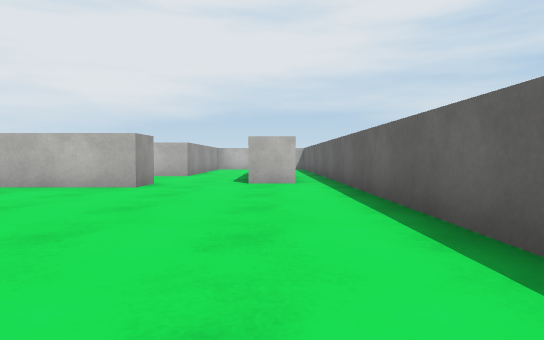
[1] (above)

24 first-person views from a walk through a Unity game level. The camera is 0.55 m above the floor, tilts 2° down and sees 75° across. The floor is counted in squares, 1 m on a side. Each view is taken from the middle of a square. On the plan, view 1 faces up. The plan holds only what a view shows up to about 9 squares ahead; the rest is blank. The place goes on beyond the plan. The player character is not drawn. Surface patterns are stand-ins for the level's own textures.

[2]
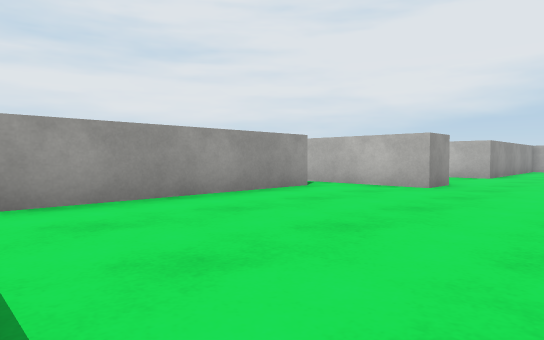

[3]
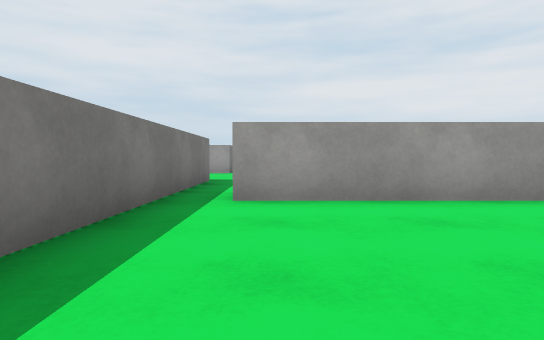

[4]
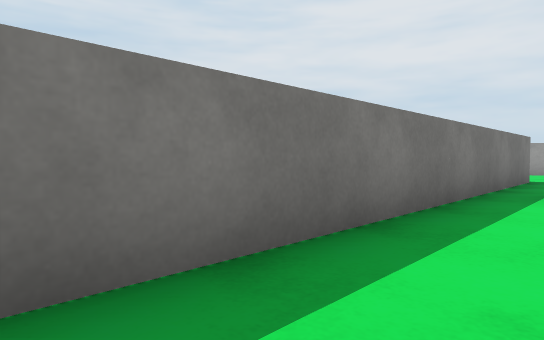

[5]
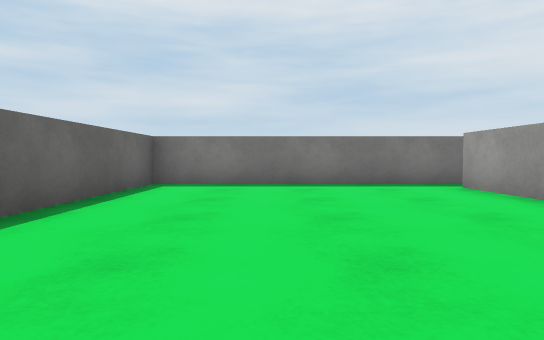

[6]
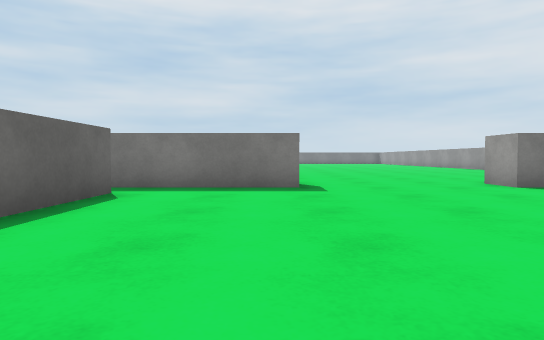

[7]
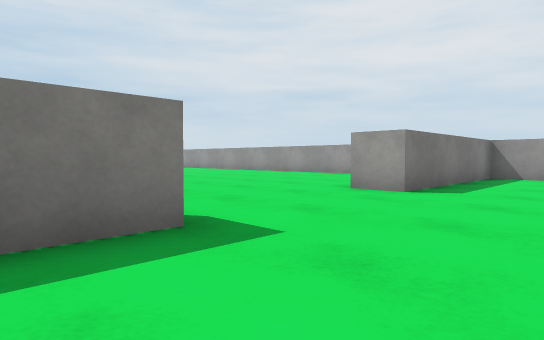

[8]
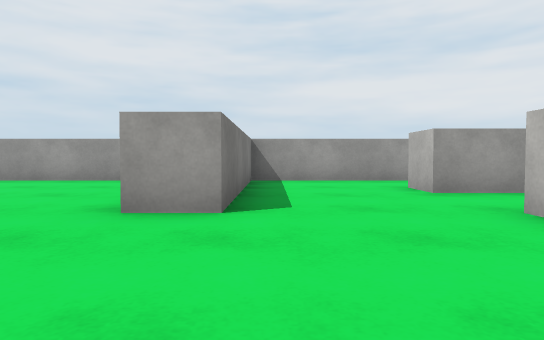

[9]
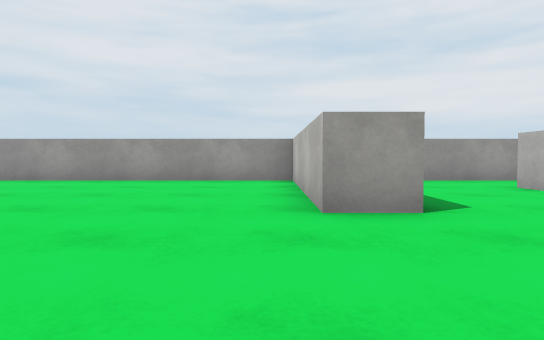

[10]
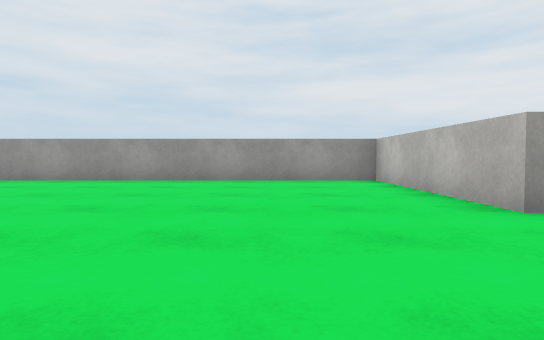

[11]
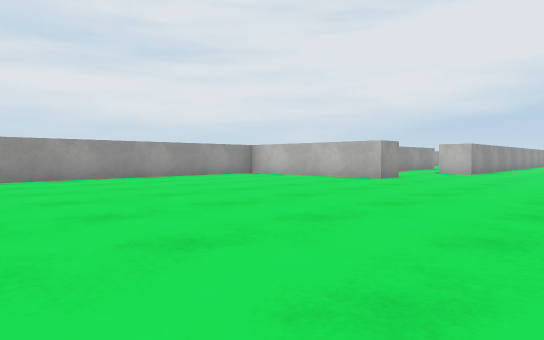

[12]
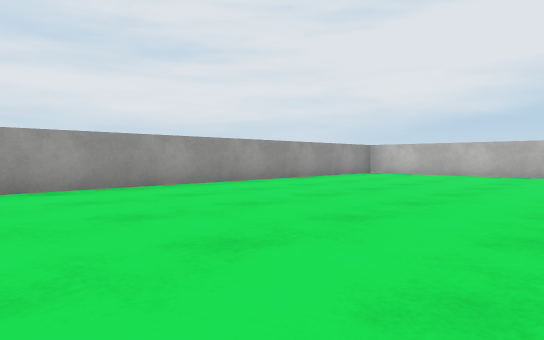

[13]
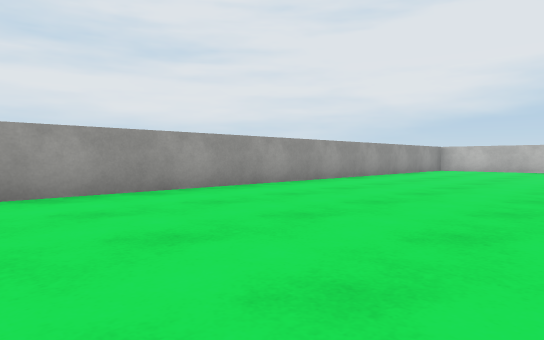

[14]
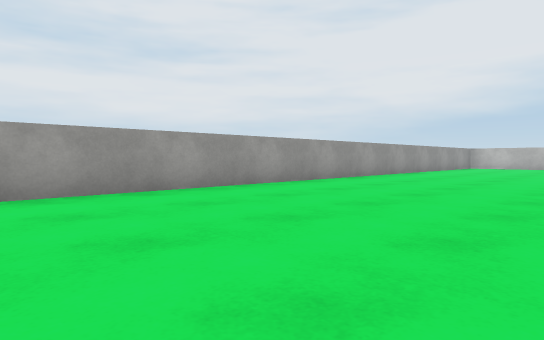

[15]
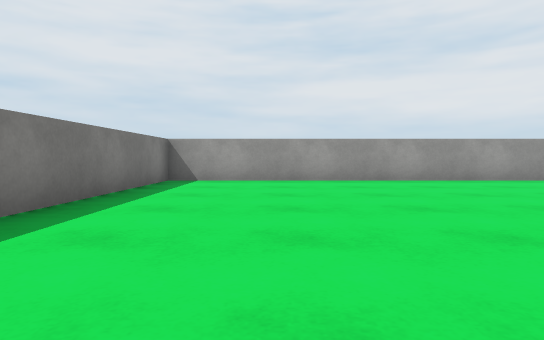

[16]
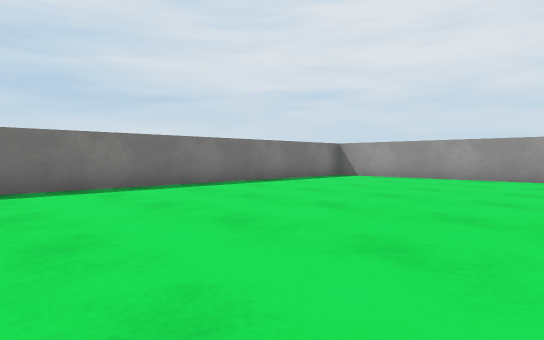

[17]
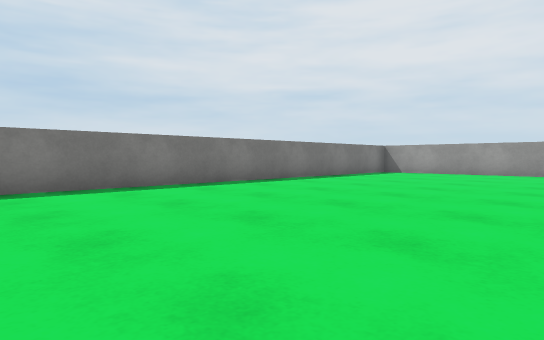

[18]
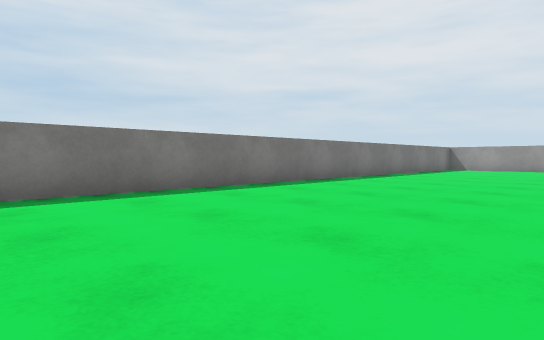

[19]
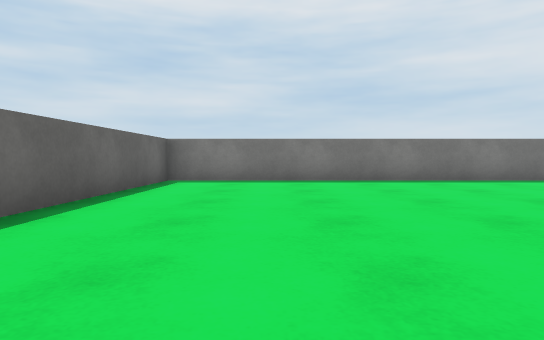

[20]
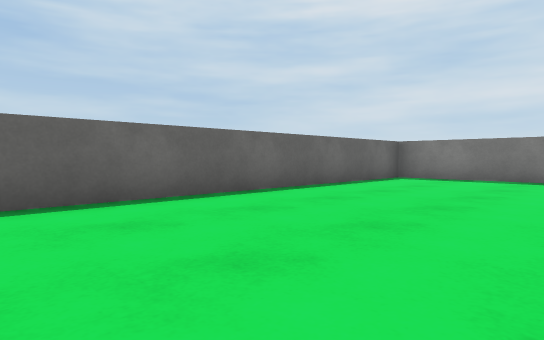

[21]
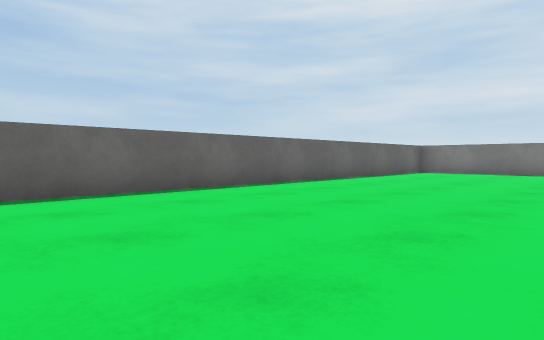

[22]
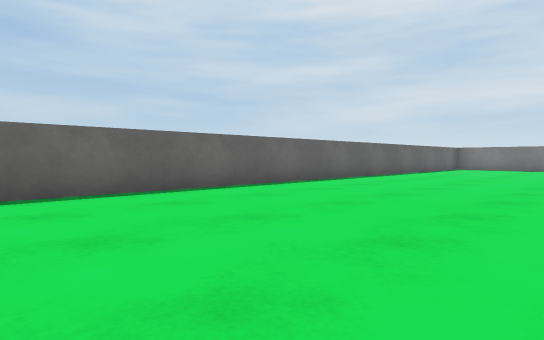

[23]
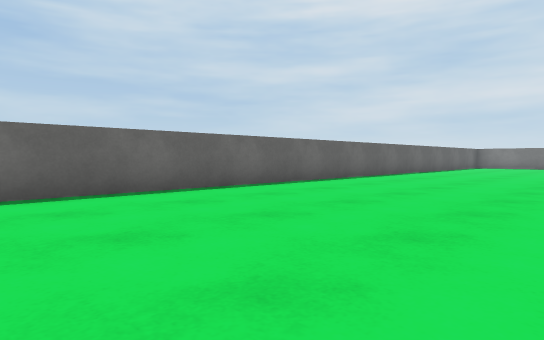

[24]
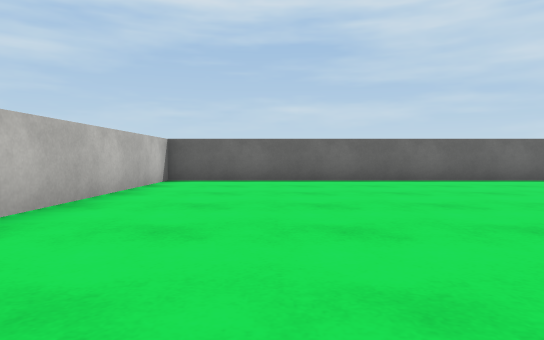

### Floor plan
Points are (right, up) in squares from view 1. A wall is a line through its corners. A room is listed if a view was taken in it or the views show most of it. See-through windows are left out.
Room 1 (views 1, 2, 3, 4, 5)
walls: (-4.5, 5.5) (-4.5, 0.5); (-2.5, 7.5) (-2.5, 6.5) (-5.4, 6.5); (-5.4, -0.5) (1.5, -0.5) (1.5, 7.5); (0.5, 7.5) (-0.5, 7.5)
ways out: opening at (-5, 0) to room 2; opening at (-5, 6) to room 2
Room 2 (views 6, 7, 8, 9, 10, 11, 12, 13, 14, 15, 16, 17, 18, 19, 20, 21, 22, 23, 24)
walls: (-8.6, -0.5) (-5.4, -0.5); (-5.5, 0.5) (-5.5, 2.9); (-14.5, 4) (-14.5, 2.5) (-15.5, 2.5); (-17.5, 4) (-17.5, -0.5) (-12.5, -0.5) (-12.5, -1.5) (-17.5, -1.5) (-17.5, -25.5) (1.5, -25.5) (1.5, -1.5) (-3.9, -1.5)
ways out: opening at (-5, 0) to room 1; opening at (-5, 6) to room 1

Where each view was taken, in squares from view 1:
view 1: 0 up, 0 right, facing up
view 2: 0 up, 0 right, facing up-left
view 3: 1 up, 0 right, facing left
view 4: 1 up, 1 right, facing down-left
view 5: 7 up, 1 left, facing down
view 6: 6 up, 8 left, facing down
view 7: 2 up, 7 left, facing down-left
view 8: 0 up, 9 left, facing left
view 9: 2 down, 9 left, facing left
view 10: 4 down, 9 left, facing left
view 11: 10 down, 8 left, facing up-left
view 12: 13 down, 11 left, facing up-left
view 13: 17 down, 12 left, facing up-left
view 14: 21 down, 12 left, facing up-left
view 15: 23 down, 9 left, facing left
view 16: 19 down, 8 left, facing down-left
view 17: 19 down, 5 left, facing down-left
view 18: 20 down, 1 left, facing down-left
view 19: 17 down, 1 left, facing down
view 20: 16 down, 3 left, facing down-right
view 21: 12 down, 4 left, facing down-right
view 22: 8 down, 4 left, facing down-right
view 23: 5 down, 4 left, facing down-right
view 24: 4 down, 7 left, facing right
